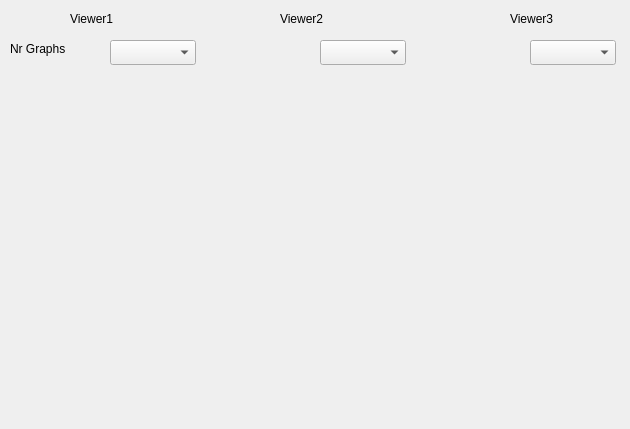
    <widget class="QWidget" name="ViewerSettings">
     <attribute name="title">
      <string>ViewerSettings</string>
     </attribute>
     <widget class="QComboBox" name="Viewer1_Combo">
      <property name="geometry">
       <rect>
        <x>110</x>
        <y>40</y>
        <width>86</width>
        <height>25</height>
       </rect>
      </property>
     </widget>
     <widget class="QComboBox" name="Viewer2_Combo">
      <property name="geometry">
       <rect>
        <x>320</x>
        <y>40</y>
        <width>86</width>
        <height>25</height>
       </rect>
      </property>
     </widget>
     <widget class="QLabel" name="label_2">
      <property name="geometry">
       <rect>
        <x>70</x>
        <y>10</y>
        <width>67</width>
        <height>17</height>
       </rect>
      </property>
      <property name="text">
       <string>Viewer1</string>
      </property>
     </widget>
     <widget class="QLabel" name="label_6">
      <property name="geometry">
       <rect>
        <x>280</x>
        <y>10</y>
        <width>67</width>
        <height>17</height>
       </rect>
      </property>
      <property name="text">
       <string>Viewer2</string>
      </property>
     </widget>
     <widget class="QLabel" name="label_7">
      <property name="geometry">
       <rect>
        <x>10</x>
        <y>40</y>
        <width>91</width>
        <height>17</height>
       </rect>
      </property>
      <property name="text">
       <string>Nr Graphs</string>
      </property>
     </widget>
     <widget class="GraphSettings" name="Graph_setting_1" native="true">
      <property name="geometry">
       <rect>
        <x>10</x>
        <y>90</y>
        <width>191</width>
        <height>330</height>
       </rect>
      </property>
     </widget>
     <widget class="QLabel" name="label_8">
      <property name="geometry">
       <rect>
        <x>510</x>
        <y>10</y>
        <width>67</width>
        <height>17</height>
       </rect>
      </property>
      <property name="text">
       <string>Viewer3</string>
      </property>
     </widget>
     <widget class="QComboBox" name="Viewer3_Combo">
      <property name="geometry">
       <rect>
        <x>530</x>
        <y>40</y>
        <width>86</width>
        <height>25</height>
       </rect>
      </property>
     </widget>
     <widget class="GraphSettings" name="Graph_setting_2" native="true">
      <property name="geometry">
       <rect>
        <x>220</x>
        <y>90</y>
        <width>191</width>
        <height>330</height>
       </rect>
      </property>
     </widget>
     <widget class="GraphSettings" name="Graph_setting_3" native="true">
      <property name="geometry">
       <rect>
        <x>430</x>
        <y>90</y>
        <width>191</width>
        <height>330</height>
       </rect>
      </property>
     </widget>
    </widget>
